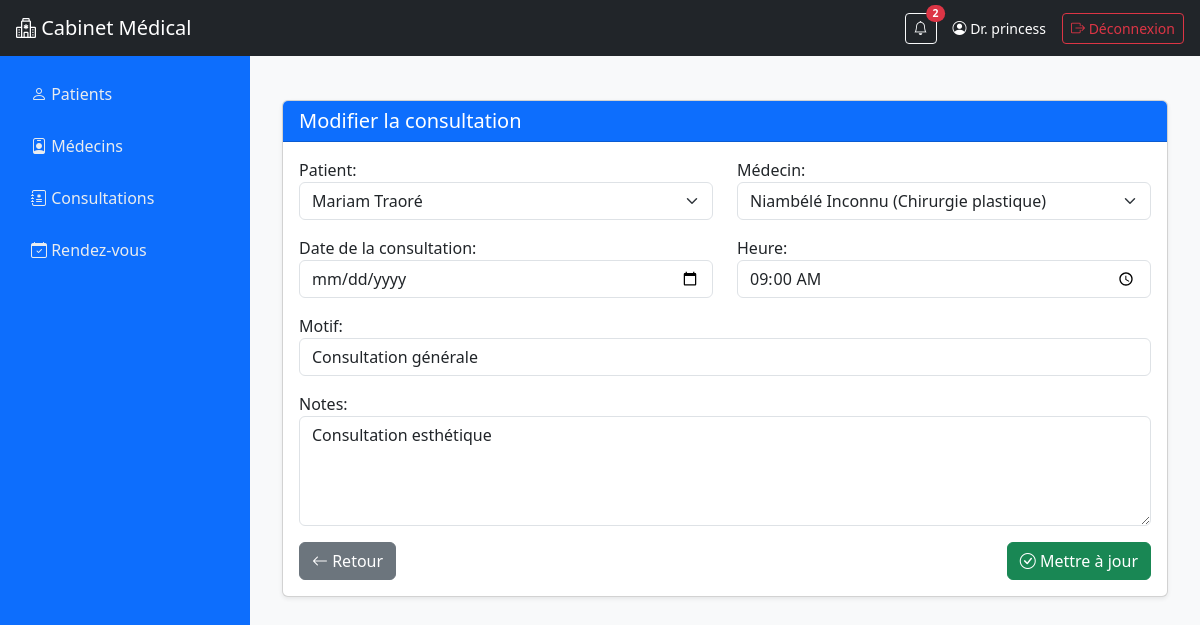
The page /consultations/1/modifier/ (signed in) on the database its author committed.
### consultations/models.py (models this page shows, shortened)
class Consultation(models.Model):
    patient = models.ForeignKey("patients.Patient", on_delete=models.CASCADE, related_name="consultations")
    medecin = models.ForeignKey("medecins.Medecin", on_delete=models.CASCADE, related_name="consultations")
    date_consultation = models.DateField()
    heure = models.TimeField()
    motif = models.CharField(max_length=255)
    notes = models.TextField(blank=True)

### consultations/views.py (the view)
# urls.py: path('<int:pk>/modifier/', views.consultations_update, name='consultations_update'),
@login_required
def consultations_update(request, pk):
    consultation = get_object_or_404(Consultation, pk=pk)
    if request.method == 'POST':
        form = ConsultationForm(request.POST, instance=consultation)
        if form.is_valid():
            form.save()
            return redirect('consultations_list')
    else:
        form = ConsultationForm(instance=consultation)
    return render(request, 'consultations/consultations_form.html', {'form': form, 'consultation': consultation})

### consultations/forms.py
class ConsultationForm(forms.ModelForm):
    class Meta:
        model = Consultation
        fields = ["patient", "medecin", "date_consultation", "heure", "motif", "notes"]
        widgets = {
            'patient': forms.Select(attrs={'class': 'form-select'}),
            'medecin': forms.Select(attrs={'class': 'form-select'}),
            'date_consultation': forms.DateInput(attrs={'type': 'date', 'class': 'form-control'}),
            'heure': forms.TimeInput(attrs={'type': 'time', 'class': 'form-control'}),
            'motif': forms.TextInput(attrs={'class': 'form-control'}),
            'notes': forms.Textarea(attrs={'class': 'form-control', 'rows': 4}),
        }
        labels = {
            'patient': 'Patient',
            'medecin': 'Médecin',
            'date_consultation': 'Date de la consultation',
            'heure': 'Heure',
            'motif': 'Motif',
            'notes': 'Notes',
        }

### consultations/context_processors.py (called while the page is built)
def notifications_context(request):
    today = date.today()
    consultations_today = Consultation.objects.filter(date_consultation=today).count()
    rendezvous_today = RendezVous.objects.filter(date_rendezvous=today).count()
    notifications = []
    if consultations_today > 0:
        notifications.append(f"{consultations_today} consultations prévues aujourd’hui")
    if rendezvous_today > 0:
        notifications.append(f"{rendezvous_today} rendez-vous prévus aujourd’hui")
    return {
        "notifications": notifications,
        "notifications_count": len(notifications),
    }

### medecins/models.py (called while the page is built)
    def __str__(self):
        return f"{self.nom} {self.prenom} ({self.specialite})"

### patients/models.py (called while the page is built)
    def __str__(self):
        return f"{self.prenom} {self.nom}"

### consultations/templates/consultations/consultations_form.html (shortened to what this page needs)
{% extends "base.html" %}
{% block content %}
<div class="container mt-4">
    <div class="card shadow-sm">
        <div class="card-header bg-primary text-white">
            <h5 class="mb-0">
                {% if form.instance.pk %}
                    Modifier la consultation
                {% else %}
                    Ajouter une consultation
                {% endif %}
            </h5>
        </div>
        <div class="card-body">
            <form method="post" novalidate>
                <div class="row mb-3">
                    <div class="col-md-6">
                        {{ form.patient.label_tag }}
                        {{ form.patient }}
                    </div>
                    <div class="col-md-6">
                        {{ form.medecin.label_tag }}
                        {{ form.medecin }}
                    </div>
                </div>
                <div class="row mb-3">
                    <div class="col-md-6">
                        {{ form.date_consultation.label_tag }}
                        {{ form.date_consultation }}
                    </div>
                    <div class="col-md-6">
                        {{ form.heure.label_tag }}
                        {{ form.heure }}
                    </div>
                </div>
                <div class="mb-3">
                    {{ form.motif.label_tag }}
                    {{ form.motif }}
                </div>
                <div class="mb-3">
                    {{ form.notes.label_tag }}
                    {{ form.notes }}
                </div>
                <div class="d-flex justify-content-between">
                    <a href="{% url 'consultations_list' %}" class="btn btn-secondary">
                        <i class="bi bi-arrow-left"></i> Retour
                    </a>
                    <button type="submit" class="btn btn-success">
                        <i class="bi bi-check-circle"></i>
                        {% if form.instance.pk %} Mettre à jour {% else %} Enregistrer {% endif %}
                    </button>
                </div>
            </form>
        </div>
    </div>
</div>
{% endblock %}

### templates/base.html (shortened to what this page needs)
<!DOCTYPE html>
<html lang="fr">
<head>
    <link href="https://cdn.jsdelivr.net/npm/bootstrap@5.3.2/dist/css/bootstrap.min.css" rel="stylesheet">
    <link href="https://cdn.jsdelivr.net/npm/bootstrap-icons@1.11.1/font/bootstrap-icons.css" rel="stylesheet">
</head>
<body>
    <nav class="navbar navbar-expand-lg navbar-dark bg-dark px-3">
        <a class="navbar-brand" href="{% url 'home' %}">
            <i class="bi bi-hospital"></i> Cabinet Médical
        </a>
        {% if user.is_authenticated %}
        <div class="ms-auto d-flex align-items-center">
            <div class="dropdown me-3">
                <a class="btn btn-outline-light position-relative btn-sm" href="#" role="button" id="notifDropdown" data-bs-toggle="dropdown" aria-expanded="false">
                    <i class="bi bi-bell"></i>
                    {% if notifications_count > 0 %}
                    <span class="position-absolute top-0 start-100 translate-middle badge rounded-pill bg-danger">
                        {{ notifications_count }}
                    </span>
                    {% endif %}
                </a>
            </div>
            <span class="text-white me-3 small">
                <i class="bi bi-person-circle"></i> Dr. {{ user.username }}
            </span>
            <form action="{% url 'logout' %}" method="post" class="d-inline">
                <button type="submit" class="btn btn-outline-danger btn-sm">
                    <i class="bi bi-box-arrow-right"></i> Déconnexion
                </button>
            </form>
        </div>
        {% endif %}
    </nav>
    <div class="main">
        {% if user.is_authenticated %}
        <div class="sidebar p-3 shadow-sm">
            <ul class="nav flex-column">
                <li class="nav-item mb-2">
                    <a href="{% url 'patients_list' %}" class="{% if request.resolver_match.url_name == 'patients_list' %}active{% endif %}">
                        <i class="bi bi-person"></i> Patients
                    </a>
                </li>
                <li class="nav-item mb-2">
                    <a href="{% url 'medecins_list' %}" class="{% if request.resolver_match.url_name == 'medecins_list' %}active{% endif %}">
                        <i class="bi bi-person-badge"></i> Médecins
                    </a>
                </li>
                <li class="nav-item mb-2">
                    <a href="{% url 'consultations_list' %}" class="{% if request.resolver_match.url_name == 'consultations_list' %}active{% endif %}">
                        <i class="bi bi-journal-medical"></i> Consultations
                    </a>
                </li>
                <li class="nav-item mb-2">
                    <a href="{% url 'rendezvous_list' %}" class="{% if request.resolver_match.url_name == 'rendezvous_list' %}active{% endif %}">
                        <i class="bi bi-calendar-check"></i> Rendez-vous
                    </a>
                </li>
            </ul>
        </div>
        {% endif %}
        <div class="content">
            {% block content %}{% endblock %}
        </div>
    </div>
</body>
</html>

### templates/base.html (style rules this page uses)
body { min-height: 100vh; display: flex; flex-direction: column; }
.main { flex-grow: 1; display: flex; }
.sidebar { width: 250px; background-color: #0d6efd; color: white; }
.sidebar a { color: #e9ecef; text-decoration: none; padding: 10px 15px; display: block; border-radius: 5px; transition: 0.3s; }
.content { flex-grow: 1; padding: 20px; background-color: #f8f9fa; }

### rows shown on the page
Consultation: patient "Mariam Traoré", medecin "Niambélé Inconnu (Chirurgie plastique)", heure "09:00:00", motif "Consultation générale", notes "Consultation esthétique"

### other values the page prints
{{ notifications_count }} "2"
{{ user.username }} "princess"
